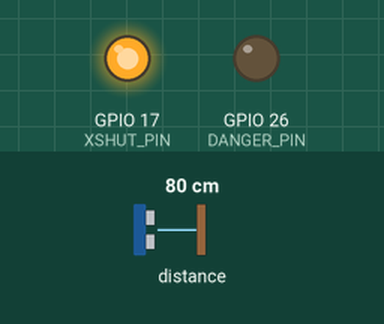
A sketch run on a simulated ESP32. Shown: output pins drawn as LEDs (lit = HIGH). The test bench sets the inputs (shaded band); at power-on: distance to the obstacle 80 cm. What the sketch prints to the serial monitor is not drawn.

Above: at 1.3 s.
1.4 s: distance to the obstacle set to 52 cm
2.9 s: distance to the obstacle set to 45 cm
At 3.2 s:
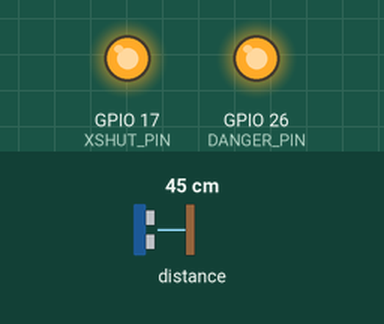
4.4 s: distance to the obstacle set to 60 cm
At 5.2 s:
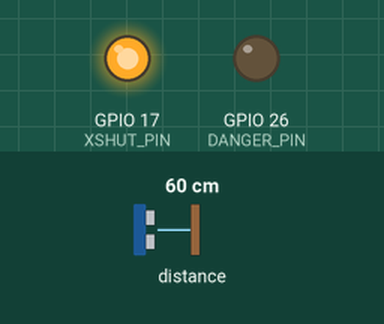
5.9 s: distance to the obstacle set to 2 cm
At 7.3 s:
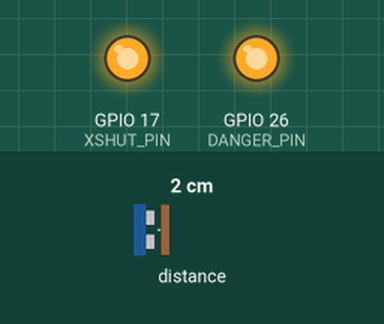
Timing chart, 0 to 8.4 s (numbered marks = the images above; inputs shaded):
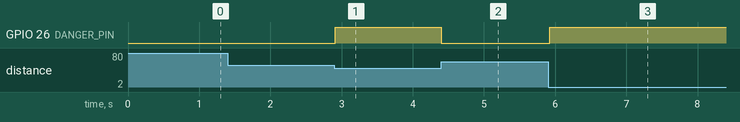

Measured:
- the behaviour switches between 50 and 49 cm on distance to the obstacle (found by bisection; images 0 and 1)
- after the input at 1.4 s, every drawn part: stays the same
- after the input at 2.9 s, GPIO 26 (DANGER_PIN): LOW → HIGH at once
- after the input at 4.4 s, GPIO 26 (DANGER_PIN): HIGH → LOW at once
- after the input at 5.9 s, GPIO 26 (DANGER_PIN): LOW → HIGH at once

The sketch:

esp32-hazard.ino
```cpp
/* esp32-hazard.ino
 * ESP32 companion for hazard-avoidance test.
 *
 * Receives via UART from MSP432:
 *   P,pan,tilt\r\n  - servo position + trigger ToF read
 *   Q\r\n           - query distance only
 *   M,msg\r\n       - mode/status message for dashboard
 *
 * Sends via UART to MSP432:
 *   D,dist_mm\r\n   - ToF distance reading
 *
 * Wiring:
 *   ESP32 GPIO16 (RX)  <- MSP432 P3.3 TX
 *   ESP32 GPIO4  (TX)  -> MSP432 P3.2 RX
 *   ESP32 GND          <- MSP432 GND
 *   VL53L1X SDA  -> GPIO21, SCL -> GPIO22, XSHUT -> GPIO17
 *
 * Libraries: Adafruit_VL53L1X, WebSockets by Markus Sattler
 */

#include <WiFi.h>
#include <WebServer.h>
#include <WebSocketsServer.h>
#include <Wire.h>
#include <Adafruit_VL53L1X.h>

#define XSHUT_PIN   17
#define SDA_PIN     21
#define SCL_PIN     22
#define UART_RX_PIN 16
#define DANGER_PIN  26

#define CRITICAL_MM 500

const char* ssid = "ROVER3D";
const char* password = "12345678";

WebServer server(80);
WebSocketsServer ws(81);
Adafruit_VL53L1X vl53 = Adafruit_VL53L1X();

/*===========================================================================*/
/* Dashboard HTML                                                            */
/*===========================================================================*/

void handleRoot() {
    server.send(200, "text/html", R"rawliteral(
<!DOCTYPE html>
<html>
<head>
<meta charset='UTF-8'><title>Hazard Test</title>
<style>
body{background:#1a1a2e;color:#eee;font-family:monospace;padding:20px}
h1{color:#0ff}
.stats{display:flex;gap:20px;margin:20px 0}
.stat{background:#16213e;padding:20px;border-radius:8px;flex:1;text-align:center}
.stat-val{font-size:48px;font-weight:bold}
.lbl{color:#888;font-size:14px}
.safe{color:#0f0}
.danger{color:#f44}
canvas{width:100%;height:300px;background:#0d1117;border:1px solid #333;margin-top:10px}
#log{background:#0d1117;padding:10px;height:150px;overflow-y:scroll;font-size:12px;margin-top:10px}
#dbar{height:40px;border-radius:4px;transition:width .1s,background .3s;margin-top:10px}
</style>
</head>
<body>
<h1>Hazard Avoidance Test</h1>
<div class=stats>
<div class=stat><div class=stat-val id=dist>--</div><div class=lbl>Distance mm</div></div>
<div class=stat><div class=stat-val id=pan>--</div><div class=lbl>Pan deg</div></div>
<div class=stat><div class=stat-val id=state id=mode>INIT</div><div class=lbl>Mode</div></div>
</div>
<div id=dbar style="width:0%;background:#0ff"></div>
<div class=lbl style=display:flex;justify-content:space-between;margin-top:4px><span>0mm</span><span id=tv>150mm</span><span>1000+mm</span></div>
<canvas id=chart></canvas>
<div id=log></div>
<script>
const ctx=document.getElementById('chart').getContext('2d');
let hist=[];
function resize(){const c=document.getElementById('chart');c.width=c.offsetWidth;c.height=300}
resize();window.onresize=resize;
function drawChart(){
 ctx.fillStyle='#16213e';ctx.fillRect(0,0,ctx.canvas.width,ctx.canvas.height);
 if(hist.length<2)return;
 ctx.strokeStyle='#333';ctx.lineWidth=1;
 for(let y=0;y<=1000;y+=250){let py=ctx.canvas.height-(y/1000)*ctx.canvas.height;ctx.beginPath();ctx.moveTo(0,py);ctx.lineTo(ctx.canvas.width,py);ctx.stroke();ctx.fillStyle='#666';ctx.fillText(y+'mm',5,py-5)}
 let th=ctx.canvas.height-(150/1000)*ctx.canvas.height;
 ctx.strokeStyle='#f44';ctx.setLineDash([8,4]);ctx.lineWidth=2;ctx.beginPath();ctx.moveTo(0,th);ctx.lineTo(ctx.canvas.width,th);ctx.stroke();ctx.setLineDash([]);
 ctx.fillStyle='#f44';ctx.font='11px monospace';ctx.fillText('CRITICAL',ctx.canvas.width-80,th-5);
 ctx.strokeStyle='#0ff';ctx.lineWidth=2;ctx.beginPath();
 for(let i=0;i<hist.length;i++){let x=(i/(hist.length-1))*ctx.canvas.width;let y=ctx.canvas.height-(hist[i]/1000)*ctx.canvas.height;i===0?ctx.moveTo(x,y):ctx.lineTo(x,y)}
 ctx.stroke();ctx.lineTo(ctx.canvas.width,ctx.canvas.height);ctx.lineTo(0,ctx.canvas.height);ctx.closePath();ctx.fillStyle='rgba(0,255,255,0.08)';ctx.fill()
}
const ws=new WebSocket('ws://'+location.hostname+':81/');
ws.onmessage=e=>{
 const line=e.data;
 const l=document.getElementById('log');l.innerHTML+=line+'<br>';l.scrollTop=l.scrollHeight;
 if(l.children.length>100)l.removeChild(l.firstChild);
 if(line.startsWith('D,')){
   let p=line.split(',');let d=parseInt(p[1]);
   document.getElementById('dist').textContent=d;
   let pct=Math.min(100,(d/1000)*100);
   document.getElementById('dbar').style.width=pct+'%';
   if(d<150){document.getElementById('dbar').style.background='#f44';document.getElementById('dist').className='stat-val danger'}
   else{document.getElementById('dbar').style.background='#0ff';document.getElementById('dist').className='stat-val safe'}
   hist.push(d);if(hist.length>200)hist.shift();drawChart()
 }else if(line.startsWith('P,')){
   document.getElementById('pan').textContent=line.split(',')[1]
 }else if(line.startsWith('M,')){
   document.getElementById('state').textContent=line.substring(2)
 }
};
</script>
</body>
</html>
)rawliteral");
}

void wsEvent(uint8_t num, WStype_t type, uint8_t* payload, size_t length) { }

/*===========================================================================*/
/* SETUP                                                                     */
/*===========================================================================*/

void setup() {
    Serial.begin(115200);
    Serial.println("\nESP32 Hazard Test");

    pinMode(DANGER_PIN, OUTPUT);
    digitalWrite(DANGER_PIN, LOW);

    pinMode(XSHUT_PIN, OUTPUT);
    digitalWrite(XSHUT_PIN, LOW);
    delay(50);
    digitalWrite(XSHUT_PIN, HIGH);
    delay(50);

    Wire.begin(SDA_PIN, SCL_PIN);
    if (vl53.begin(0x29, &Wire)) {
        Serial.println("ToF OK");
        vl53.setTimingBudget(20);
        vl53.startRanging();
    } else {
        Serial.println("ToF FAIL");
    }

    WiFi.softAP(ssid, password);
    Serial.print("AP IP: ");
    Serial.println(WiFi.softAPIP());

    server.on("/", handleRoot);
    server.begin();
    ws.begin();
    ws.onEvent(wsEvent);

    Serial1.begin(115200, SERIAL_8N1, UART_RX_PIN, -1);
    Serial.println("Ready");
}

/*===========================================================================*/
/* LOOP                                                                      */
/*===========================================================================*/

String lastMode = "INIT";
uint32_t lastModeTime = 0;

void loop() {
    static String buf;
    uint16_t dist;
    uint32_t to = 0;

    server.handleClient();
    ws.loop();

    /* Forward P, (pan) and M, (mode) messages from MSP432 to dashboard */
    while (Serial1.available()) {
        char c = Serial1.read();
        if (c == '\n') {
            buf.trim();
            if (buf.length() > 0) {
                if (buf.startsWith("M,")) {
                    lastMode = buf;
                }
                if (buf.startsWith("P,") || buf.startsWith("M,")) {
                    ws.broadcastTXT(buf);
                }
            }
            buf = "";
        } else if (c != '\r') {
            buf += c;
        }
    }

    /* Re-broadcast current mode every 500ms so dashboard stays in sync
     * even if a browser connected after the mode was first sent */
    if (millis() - lastModeTime > 500) {
        lastModeTime = millis();
        ws.broadcastTXT(lastMode);
    }

    /* Stream distance continuously, drive DANGER_PIN HIGH when obstacle
     * is within CRITICAL_MM */
    while (!vl53.dataReady() && to < 100) {
        delay(1);
        to++;
    }
    if (vl53.dataReady()) {
        dist = vl53.distance();
        vl53.clearInterrupt();
        vl53.startRanging();
        if (dist > 0 && dist < 4000) {
            digitalWrite(DANGER_PIN, (dist < CRITICAL_MM) ? HIGH : LOW);
            ws.broadcastTXT("D," + String(dist));
        }
    }
}
```
